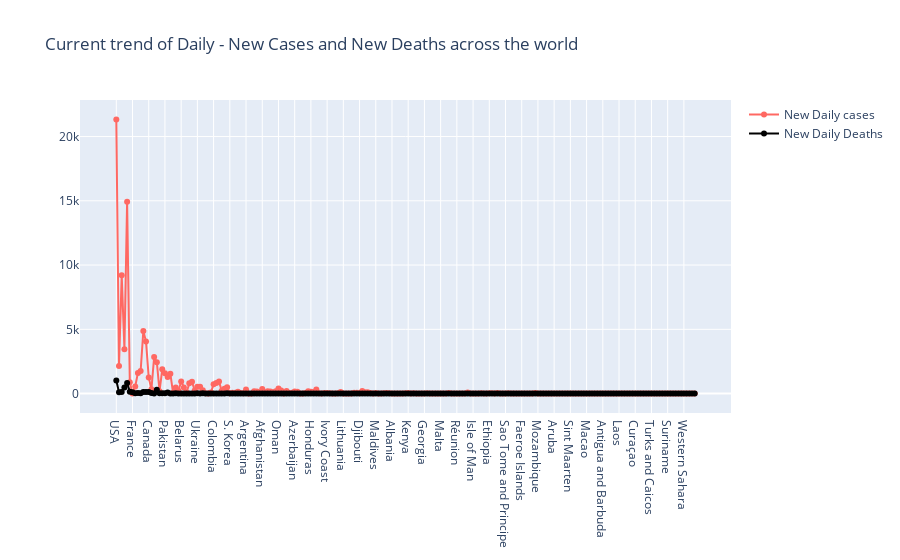

Notebook code for this chart:
### Markdown cell above
#### Exploring current trend of Daily -  new cases and new deaths across the world

### Code cell
# f, ax = plt.subplots(figsize=(15, 7))
# sns.barplot( x='New_Cases',y='New_Deaths', hue='Country', data=df_top_10_worst)

# ----- Basic Version ------
# fig = go.Figure(
#      data = go.Scatter(
#          x=df['Date'], y=df['Total Confirmed'], \
#          mode='lines+markers',name='Total Covid-19 Cases in India'
#      )
# )
# fig


fig = go.Figure()

fig.add_trace(
    go.Scatter(
        x=df_all_countries['Country'], y=df_all_countries['New_Cases'],
        mode='lines+markers',
        name='New Daily cases', # this sets its legend entry 
        marker= dict(color='rgb(255,104,98)', line = dict(color='rgb(255,104,98)'))
    )
)

fig.add_trace(
    go.Scatter(
        x=df_all_countries['Country'], y=df_all_countries['New_Deaths'], 
        mode='lines+markers',
        name='New Daily Deaths', # this sets its legend entry
        marker= dict(color='Black', line = dict(color='Black'))
    )
)

fig.update_layout(
    title = "Current trend of Daily - New Cases and New Deaths across the world"
)
fig

### Figure 1 — Plotly figure (JSON) as saved in the notebook; plotly's stock layout.template omitted (floating-point values rounded to 4 significant figures; data arrays with more than 128 entries replaced by an {"elided": "..."} marker saying what was removed)
{"data": [{"marker": {"color": "rgb(255,104,98)", "line": {"color": "rgb(255,104,98)"}}, "mode": "lines+markers", "name": "New Daily cases", "type": "scatter", "x": {"elided": "215 str values"}, "y": {"elided": "215 int values"}}, {"marker": {"color": "Black", "line": {"color": "Black"}}, "mode": "lines+markers", "name": "New Daily Deaths", "type": "scatter", "x": {"elided": "215 str values"}, "y": {"elided": "215 int values"}}], "layout": {"title": {"text": "Current trend of Daily - New Cases and New Deaths across the world"}}}
